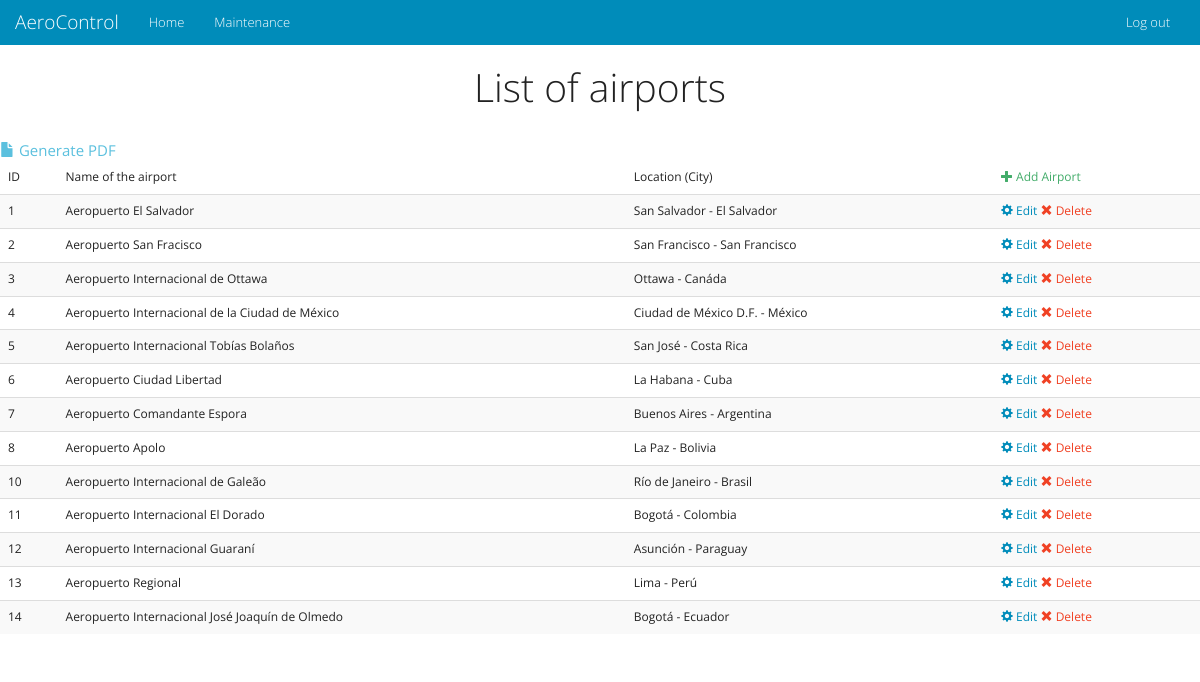
Page /en/admin/airports.php on the earlier database version.
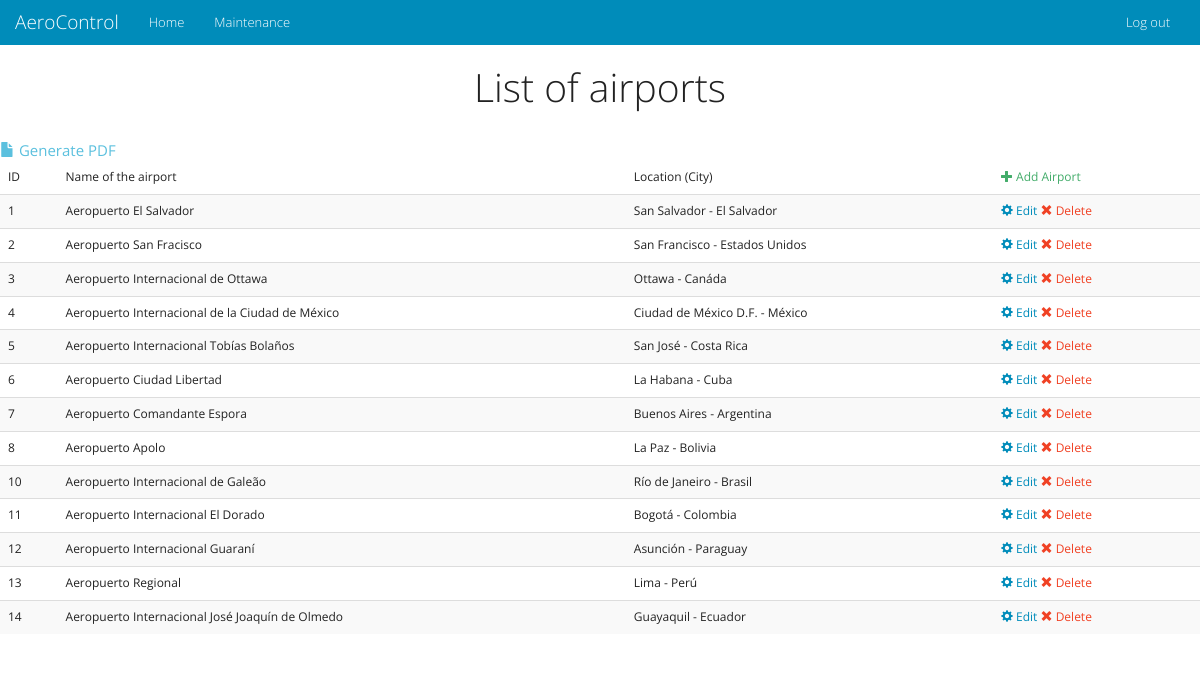
Same page on the later database version.
### tables this page shows
CREATE TABLE IF NOT EXISTS `airports` (
`id` int(11) NOT NULL,
  `name` varchar(50) NOT NULL,
  `location` int(11) NOT NULL
);

CREATE TABLE IF NOT EXISTS `cities` (
`id` int(11) NOT NULL,
  `city` varchar(50) NOT NULL,
  `state` varchar(50) NOT NULL,
  `zip` int(11) NOT NULL
);

### en/admin/airports.php (the view, shortened to what this page needs)
<!DOCTYPE html>
<html lang="en">
<head>
    <link href="../docs/css/bootstrap.css" rel="stylesheet">
    <link href="../docs/css/font-awesome.css" rel="stylesheet">
    <link href="../docs/css/ionicons.css" rel="stylesheet">
</head>
<body>
<div class="container-fluid">
    <div class="row">
    <?php include 'nav.php'; ?>
        <h1 class="text-center">List of airports </h1>
        <br>
<?php
include "../docs/connect.php";
$query = "SELECT airports.id, airports.name, airports.location, cities.city, cities.state FROM airports INNER JOIN cities ON airports.location = cities.id ORDER BY id";
$resultado = mysql_query($query, $link);
$total = mysql_num_rows($resultado);
if($total>0)
{
?>
		<a href='exportairports.php' target="_blank" class="text-info"><span class='glyphicon glyphicon-file' aria-hidden='true'></span> Generate PDF</a>
        <table class="table table-striped">
            <thead><tr><td>ID</td><td>Name of the airport</td><td>Location (City)</td><td><a href='addairport.php' class="text-success"><span class='glyphicon glyphicon-plus' aria-hidden='true'></span> Add Airport</a></td></tr></thead><tbody>
<?php
    while($row = mysql_fetch_array($resultado))
	{
        echo "<tr><td>".$row['id']."</td>";
        echo "<td>".$row['name']."</td>";
        echo "<td>".$row['city']." - ".$row['state']."</td>";
        echo "<td><a href='editairport.php?air=".$row['id']."'><span class='glyphicon glyphicon-cog' aria-hidden='true'></span>  Edit</a>   <a href='dropairport.php?air=".$row['id']."' class='text-danger'><span class='glyphicon glyphicon-remove' aria-hidden='true'></span>  Delete</a></td></tr>";
    }
}
else
{
    echo "<p class='text-danger text-center'>Error: The database is empty <a href='addairport.php' class='text-success'>Add airport</a></p>";
}
?>
        </tbody></table>
        </div>
</div>
</body>
</html>

Differences in the rows shown:
changed through a linked row, airports "Aeropuerto San Fracisco": location.state "San Francisco" → "Estados Unidos"
changed through a linked row, airports "Aeropuerto Internacional José Joaquín de Olmedo": location.city "Bogotá" → "Guayaquil"
